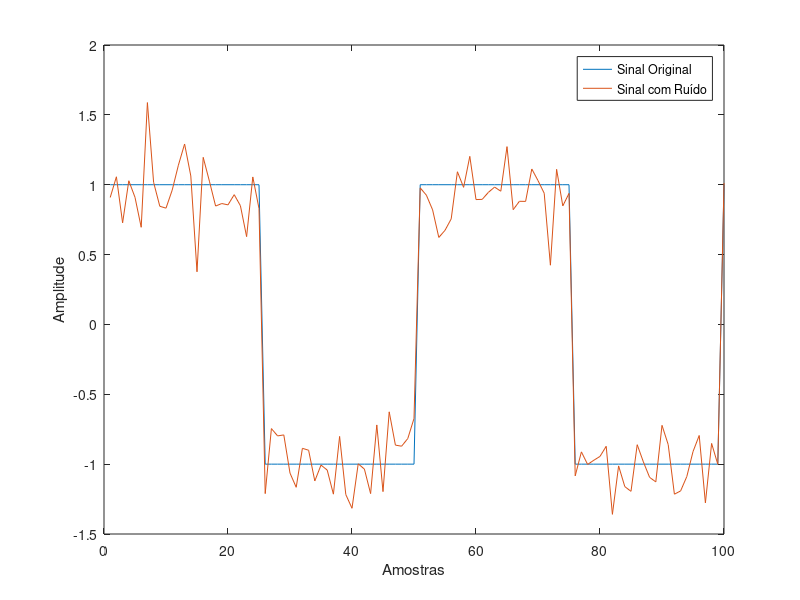

Source code (MATLAB):
%Aluno: Joyce Oliveira dos Santos
%Matricula: 20210046341
%Curso: Sistemas de Informação
%Orientador: Dr. Márcio Barboza
%Tema: Remoção de ruídos em sinais unidimensionais usando Variação Total
clc
clear
close all

t = linspace(0, 4*pi, 100);% Vetor de tempo de 0 a 4*pi com 100 pontos
sinal_quadrado = 2 * (mod(t, 2*pi) < pi) - 1;% Sinal de onda quadrada
ruido_gaussiano = 0.2 * randn(size(sinal_quadrado)); % Ruído gaussiano com média 0 e desvio padrão 0.2
sinal_Laplace_Ruido= sinal_quadrado + ruido_gaussiano; % Adicionando o ruído ao sinal
plot(sinal_quadrado);
hold on;
plot(sinal_Laplace_Ruido);
%title('Sinal de Laplace com Ruído Gaussiano');
xlabel('Amostras');
ylabel('Amplitude');
legend('Sinal Original', 'Sinal com Ruído');

save  laplaceRuido.mat sinal_Laplace_Ruido
